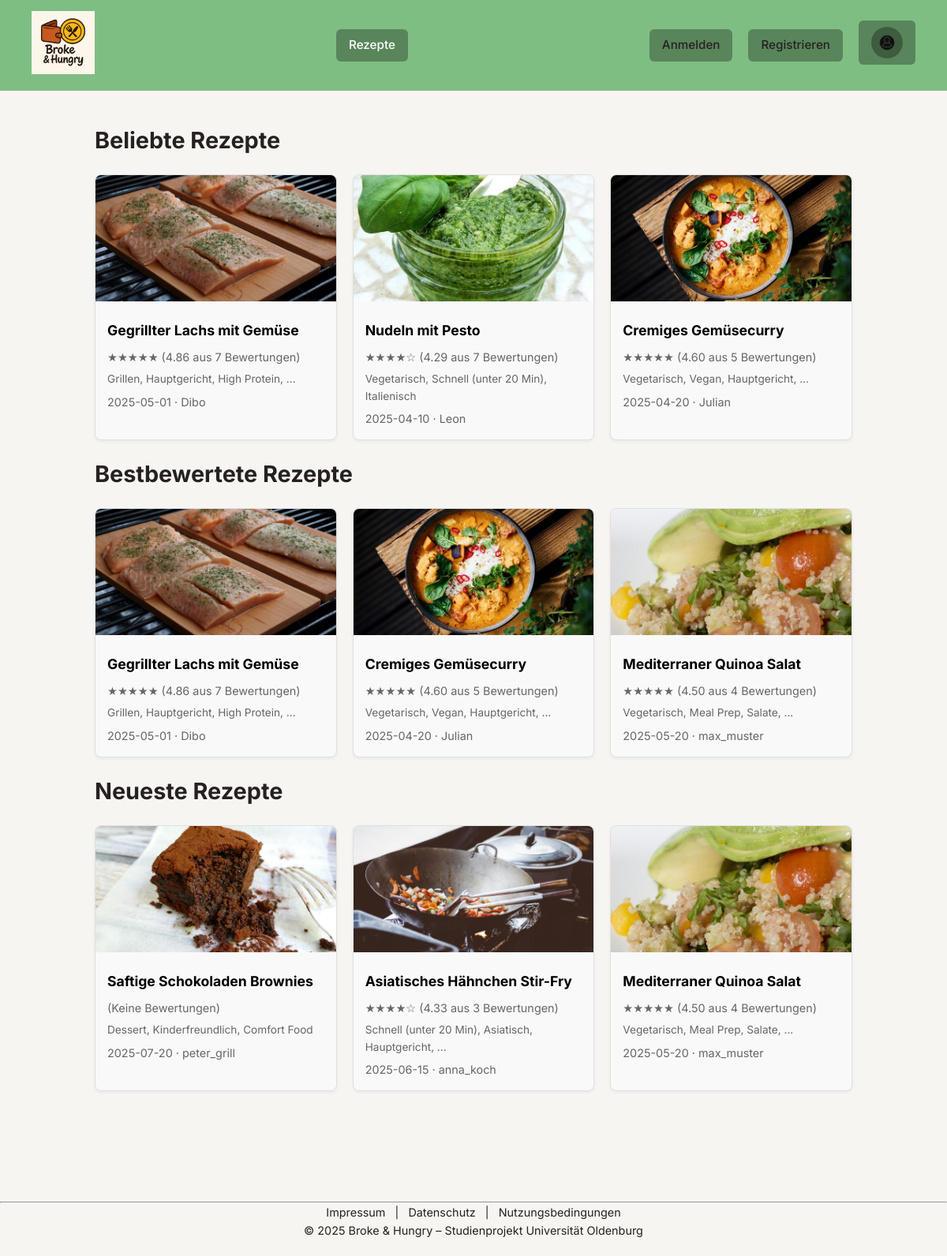
The page / on the database its author committed.
### tables this page shows
CREATE TABLE Rezept (
            RezeptID INTEGER PRIMARY KEY AUTOINCREMENT,
            Titel TEXT NOT NULL,
            Zubereitung TEXT NOT NULL,
            BildPfad TEXT,
            ErstellerID INTEGER,
            PreisklasseID INTEGER,
            PortionsgroesseID INTEGER,
            Erstellungsdatum TEXT NOT NULL,
            FOREIGN KEY (ErstellerID) REFERENCES Nutzer(NutzerID) ON DELETE CASCADE,
            FOREIGN KEY (PreisklasseID) REFERENCES Preisklasse(PreisklasseID),
            FOREIGN KEY (PortionsgroesseID) REFERENCES Portionsgroesse(PortionsgroesseID)
        );

### php/controller/IndexController.php (called while the page is built, shortened)
<?php
require_once 'php/model/RezeptDAO.php';
function showHome(): void
{
    $dao = new RezeptDAO();
    $beliebteste = $dao->findeBeliebteste(3);
    $bestBewertete = $dao->findeBestBewertete(3);
    $alle = $dao->findeAlle();
    $neuesteRezepte = array_slice($alle, 0, 3);
    require 'php/view/index.php';
}

### data/pdo.php (called while the page is built)
<?php
class Database {
    private static ?PDO $pdo = null;
    public static function getConnection(): PDO {
        if (self::$pdo === null) {
            try {
                $dsn = 'sqlite:' . __DIR__ . '/brokeandhungry.sqlite';
                self::$pdo = new PDO($dsn);
                self::$pdo->setAttribute(PDO::ATTR_ERRMODE, PDO::ERRMODE_EXCEPTION);
                self::$pdo->setAttribute(PDO::ATTR_DEFAULT_FETCH_MODE, PDO::FETCH_ASSOC);
                self::$pdo->setAttribute(PDO::ATTR_EMULATE_PREPARES, false);
                self::$pdo->exec('PRAGMA foreign_keys = ON');
                self::$pdo->exec('PRAGMA journal_mode = WAL');
            } catch (PDOException $e) {
                error_log("SQLite-Datenbankverbindungsfehler: " . $e->getMessage());
                throw new RuntimeException("Datenbankverbindung fehlgeschlagen: " . $e->getMessage());
            }
        }
        return self::$pdo;
    }
}

### php/model/RezeptDAO.php (called while the page is built, shortened)
<?php
class RezeptDAO {
    private PDO $db;
    public function __construct() {
        $this->db = Database::getConnection();
    }
    public function findeAlle(): array {
        return $this->findeAlleMitSortierung('datum', 'desc');
    }
    public function findeAlleMitSortierung(string $sortBy, string $sortOrder): array {
        $orderClause = $this->buildOrderClause($sortBy, $sortOrder);
        $sql = "
            SELECT
                r.RezeptID,
                r.Titel,
                r.Zubereitung,
                r.BildPfad,
                r.ErstellerID,
                r.PreisklasseID,
                r.PortionsgroesseID,
                r.Erstellungsdatum,
                n.Benutzername AS erstellerName,
                n.Email AS erstellerEmail,
                pk.Preisspanne AS preisklasseName,
                pg.Angabe AS portionsgroesseName,
                COALESCE(AVG(b.Punkte), 0) AS durchschnittsBewertung,
                COUNT(b.RezeptID) AS anzahlBewertungen
            FROM Rezept r
            LEFT JOIN Nutzer n ON r.ErstellerID = n.NutzerID
            LEFT JOIN Preisklasse pk ON r.PreisklasseID = pk.PreisklasseID
            LEFT JOIN Portionsgroesse pg ON r.PortionsgroesseID = pg.PortionsgroesseID
            LEFT JOIN Bewertung b ON r.RezeptID = b.RezeptID
            GROUP BY r.RezeptID, r.Titel, r.Zubereitung, r.BildPfad, r.ErstellerID,
                     r.PreisklasseID, r.PortionsgroesseID, r.Erstellungsdatum,
                     n.Benutzername, n.Email, pk.Preisspanne, pg.Angabe
            $orderClause
        ";
        $stmt = $this->db->query($sql);
        $rezepte = $stmt->fetchAll(PDO::FETCH_ASSOC);
        $rezeptIds = array_column($rezepte, 'RezeptID');
        $placeholders = str_repeat('?,', count($rezeptIds) - 1) . '?';
        $kategorienMap = [];
        $stmtK = $this->db->prepare("
            SELECT rk.RezeptID, k.Bezeichnung
            FROM RezeptKategorie rk
            JOIN Kategorie k ON rk.KategorieID = k.KategorieID
            WHERE rk.RezeptID IN ($placeholders)
        ");
        $stmtK->execute($rezeptIds);
        while ($row = $stmtK->fetch(PDO::FETCH_ASSOC)) {
            $kategorienMap[$row['RezeptID']][] = $row['Bezeichnung'];
        }
        $utensilienMap = [];
        $stmtU = $this->db->prepare("
            SELECT ru.RezeptID, u.UtensilID, u.Name
            FROM RezeptUtensil ru
            JOIN Utensil u ON ru.UtensilID = u.UtensilID
            WHERE ru.RezeptID IN ($placeholders)
        ");
        $stmtU->execute($rezeptIds);
        while ($row = $stmtU->fetch(PDO::FETCH_ASSOC)) {
            $utensilienMap[$row['RezeptID']][] = ['UtensilID' => (int)$row['UtensilID'], 'Name' => $row['Name']];
        }
        $zutatenMap = [];
        $stmtZ = $this->db->prepare("
            SELECT RezeptID, Zutat, Menge, Einheit
            FROM RezeptZutat
            WHERE RezeptID IN ($placeholders)
        ");
        $stmtZ->execute($rezeptIds);
        while ($row = $stmtZ->fetch(PDO::FETCH_ASSOC)) {
            $zutatenMap[$row['RezeptID']][] = [
                'Zutat' => $row['Zutat'],
                'Menge' => $row['Menge'],
                'Einheit' => $row['Einheit']
            ];
        }
        foreach ($rezepte as &$rezept) {
            $rezeptID = (int)$rezept['RezeptID'];
        }
        return $rezepte;
    }
    private function buildOrderClause(string $sortBy, string $sortOrder): string {
        $direction = strtoupper($sortOrder) === 'ASC' ? 'ASC' : 'DESC';
        switch ($sortBy) {
            case 'datum':
            default:
                return "ORDER BY r.Erstellungsdatum $direction, r.RezeptID $direction";
        }
    }
    public function findeBeliebteste(int $limit = 10): array {
        $sql = "
            SELECT
                r.RezeptID,
                r.Titel,
                r.Zubereitung,
                r.BildPfad,
                r.ErstellerID,
                r.PreisklasseID,
                r.PortionsgroesseID,
                r.Erstellungsdatum,
                n.Benutzername AS erstellerName,
                n.Email AS erstellerEmail,
                pk.Preisspanne AS preisklasseName,
                pg.Angabe AS portionsgroesseName,
                COUNT(b.RezeptID) as anzahlBewertungen
            FROM Rezept r
            LEFT JOIN Nutzer n ON r.ErstellerID = n.NutzerID
            LEFT JOIN Preisklasse pk ON r.PreisklasseID = pk.PreisklasseID
            LEFT JOIN Portionsgroesse pg ON r.PortionsgroesseID = pg.PortionsgroesseID
            LEFT JOIN Bewertung b ON r.RezeptID = b.RezeptID
            GROUP BY r.RezeptID, r.Titel, r.Zubereitung, r.BildPfad, r.ErstellerID,
                     r.PreisklasseID, r.PortionsgroesseID, r.Erstellungsdatum,
                     n.Benutzername, n.Email, pk.Preisspanne, pg.Angabe
            ORDER BY anzahlBewertungen DESC, r.Erstellungsdatum DESC, r.RezeptID DESC
            LIMIT ?
        ";
        $stmt = $this->db->prepare($sql);
        $stmt->execute([$limit]);
        $rezepte = $stmt->fetchAll(PDO::FETCH_ASSOC);
        return $this->enricheRezepteWithDetails($rezepte);
    }
    public function findeBestBewertete(int $limit = 10): array {
        $sql = "
            SELECT
                r.RezeptID,
                r.Titel,
                r.Zubereitung,
                r.BildPfad,
                r.ErstellerID,
                r.PreisklasseID,
                r.PortionsgroesseID,
                r.Erstellungsdatum,
                n.Benutzername AS erstellerName,
                n.Email AS erstellerEmail,
                pk.Preisspanne AS preisklasseName,
                pg.Angabe AS portionsgroesseName,
                COUNT(b.RezeptID) as anzahlBewertungen,
                AVG(b.Punkte) as durchschnittsBewertung
            FROM Rezept r
            LEFT JOIN Nutzer n ON r.ErstellerID = n.NutzerID
            LEFT JOIN Preisklasse pk ON r.PreisklasseID = pk.PreisklasseID
            LEFT JOIN Portionsgroesse pg ON r.PortionsgroesseID = pg.PortionsgroesseID
            LEFT JOIN Bewertung b ON r.RezeptID = b.RezeptID
            GROUP BY r.RezeptID, r.Titel, r.Zubereitung, r.BildPfad, r.ErstellerID,
                     r.PreisklasseID, r.PortionsgroesseID, r.Erstellungsdatum,
                     n.Benutzername, n.Email, pk.Preisspanne, pg.Angabe
            HAVING COUNT(b.RezeptID) >= 3
            ORDER BY durchschnittsBewertung DESC, anzahlBewertungen DESC, r.RezeptID DESC
            LIMIT ?
        ";
        $stmt = $this->db->prepare($sql);
        $stmt->execute([$limit]);
        $rezepte = $stmt->fetchAll(PDO::FETCH_ASSOC);
        return $this->enricheRezepteWithDetails($rezepte);
    }
    private function enricheRezepteWithDetails(array $rezepte): array {
        $rezeptIds = array_column($rezepte, 'RezeptID');
        $placeholders = str_repeat('?,', count($rezeptIds) - 1) . '?';
        $kategorienMap = [];
        $stmtK = $this->db->prepare("
            SELECT rk.RezeptID, k.Bezeichnung
            FROM RezeptKategorie rk
            JOIN Kategorie k ON rk.KategorieID = k.KategorieID
            WHERE rk.RezeptID IN ($placeholders)
        ");
        $stmtK->execute($rezeptIds);
        while ($row = $stmtK->fetch(PDO::FETCH_ASSOC)) {
            $kategorienMap[$row['RezeptID']][] = $row['Bezeichnung'];
        }
        $utensilienMap = [];
        $stmtU = $this->db->prepare("
            SELECT ru.RezeptID, u.UtensilID, u.Name
            FROM RezeptUtensil ru
            JOIN Utensil u ON ru.UtensilID = u.UtensilID
            WHERE ru.RezeptID IN ($placeholders)
        ");
        $stmtU->execute($rezeptIds);
        while ($row = $stmtU->fetch(PDO::FETCH_ASSOC)) {
            $utensilienMap[$row['RezeptID']][] = [
                'UtensilID' => $row['UtensilID'],
                'Name' => $row['Name']
            ];
        }
        $zutatenMap = [];
        $stmtZ = $this->db->prepare("
            SELECT RezeptID, Zutat, Menge, Einheit
            FROM RezeptZutat
            WHERE RezeptID IN ($placeholders)
        ");
        $stmtZ->execute($rezeptIds);
        while ($row = $stmtZ->fetch(PDO::FETCH_ASSOC)) {
            $zutatenMap[$row['RezeptID']][] = [
                'Zutat' => $row['Zutat'],
                'Menge' => $row['Menge'],
                'Einheit' => $row['Einheit']
            ];
        }
        foreach ($rezepte as &$rezept) {
            $rezeptID = (int)$rezept['RezeptID'];
        }
        return $rezepte;
    }
}

### php/include/rezept-karte.php (the view)
<li class="rezept-karte">
    <img src="<?= htmlspecialchars($rezept['BildPfad'] ?? 'images/placeholder.jpg') ?>"
         alt="<?= htmlspecialchars($rezept['Titel'] ?? 'Unbekannt') ?>">
    <div class="inhalt">
        <h3>
            <a href="index.php?page=rezept&id=<?= urlencode($rezept['RezeptID'] ?? 0) ?>">
                <?= htmlspecialchars($rezept['Titel'] ?? 'Unbekannt') ?>
            </a>
        </h3>
        <div class="meta" style="font-size: 0.9rem; color: #666; margin-bottom: 6px;">
            <?php
            $durchschnitt = $rezept['durchschnitt'] ?? null;
            $anzahlBewertungen = $rezept['anzahlBewertungen'] ?? 0;
            if ($durchschnitt !== null && $anzahlBewertungen > 0) {
                $sterne = round($durchschnitt);
                for ($i = 1; $i <= 5; $i++) {
                    echo $i <= $sterne ? '★' : '☆';
                }
                echo ' (' . number_format($durchschnitt, 2) . ' aus ' . $anzahlBewertungen . ' Bewertung' . ($anzahlBewertungen > 1 ? 'en' : '') . ')';
            } else {
                echo '(Keine Bewertungen)';
            }
            ?>
        </div>
        <div class="meta" style="margin-bottom:6px;">
            <?php
            $kategorien = $rezept['kategorien'] ?? [];
            if (is_array($kategorien) && count($kategorien) > 0) {
                $anzeigeKategorien = array_slice($kategorien, 0, 3);
                echo htmlspecialchars(implode(', ', $anzeigeKategorien));
                if (count($kategorien) > 3) {
                    echo ', ...';
                }
            } else {
                echo '-';
            }
            ?>
        </div>
        <div class="meta" style="font-size: 0.9rem; color: #666;">
            <?= htmlspecialchars($rezept['Erstellungsdatum'] ?? '-') ?>
            <?php
            $autorName = $rezept['erstellerName'] ?? null;
            if ($autorName) {
                echo ' · ' . htmlspecialchars($autorName);
            } else {
                echo ' · Autor-ID: ' . htmlspecialchars($rezept['ErstellerID'] ?? '-');
            }
            ?>
        </div>
    </div>
</li>

### php/view/index.php (shortened to what this page needs)
<main>
    <h2 class="mb-2 mt-3">Beliebte Rezepte</h2>
    <ul class="rezept-galerie">
        <?php foreach ($beliebteste as $rezept): ?>
            <?php include 'php/include/rezept-karte.php'; ?>
        <?php endforeach; ?>
    </ul>
    <h2 class="mb-2 mt-3">Bestbewertete Rezepte</h2>
    <ul class="rezept-galerie">
        <?php foreach ($bestBewertete as $rezept): ?>
            <?php include 'php/include/rezept-karte.php'; ?>
        <?php endforeach; ?>
    </ul>
    <h2 class="mb-2 mt-3">Neueste Rezepte</h2>
    <ul class="rezept-galerie">
        <?php foreach ($neuesteRezepte as $rezept): ?>
            <?php include 'php/include/rezept-karte.php'; ?>
        <?php endforeach; ?>
    </ul>
</main>

### rows shown on the page
rezept: BildPfad (picture), Titel "Nudeln mit Pesto", durchschnitt "4.29", anzahlBewertungen "7", anzeigeKategorien "Vegetarisch, Schnell (unter 20 Min), Italienisch", Erstellungsdatum "2025-04-10", autorName "Leon"
rezept: BildPfad (picture), Titel "Saftige Schokoladen Brownies", shows "(Keine Bewertungen)", anzeigeKategorien "Dessert, Kinderfreundlich, Comfort Food", Erstellungsdatum "2025-07-20", autorName "peter_grill"
rezept: BildPfad (picture), Titel "Asiatisches Hähnchen Stir-Fry", durchschnitt "4.33", anzahlBewertungen "3", anzeigeKategorien "Schnell (unter 20 Min), Asiatisch, Hauptgericht", Erstellungsdatum "2025-06-15", autorName "anna_koch"

### other values the page prints
$rezept['Titel'] "Gegrillter Lachs mit Gemüse"
$durchschnitt "4.86"
$anzahlBewertungen "7"
implode(', ', $anzeigeKategorien) "Grillen, Hauptgericht, High Protein"
$rezept['Erstellungsdatum'] "2025-05-01"
$autorName "Dibo"
$rezept['Titel'] "Cremiges Gemüsecurry"
$durchschnitt "4.60"
$anzahlBewertungen "5"
implode(', ', $anzeigeKategorien) "Vegetarisch, Vegan, Hauptgericht"
$rezept['Erstellungsdatum'] "2025-04-20"
$autorName "Julian"
$rezept['Titel'] "Mediterraner Quinoa Salat"
$durchschnitt "4.50"
$anzahlBewertungen "4"
